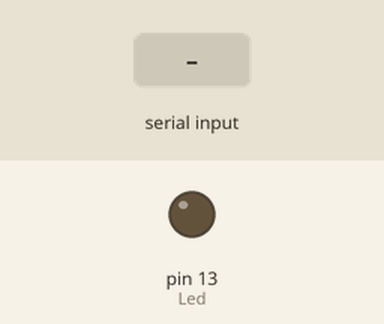
Simulated run of this sketch. Board: Arduino Uno, built with avr-gcc and run on an emulated ATmega328P. Shown: output pins drawn as LEDs (lit = HIGH). The test bench sets the inputs (shaded band).

Above: at 1.2 s.
1.3 s: "o" received over Serial
At 2.1 s:
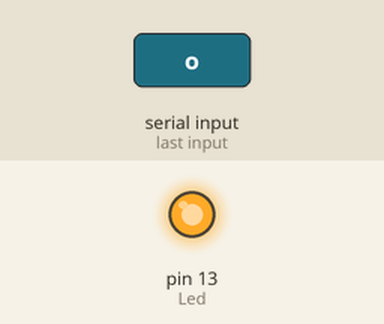
Timing chart, 0 to 7.8 s (numbered marks = the images above; inputs shaded):
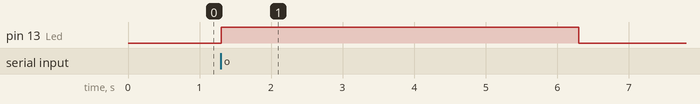

Measured:
- after the input at 1.3 s, pin 13 (Led): LOW → HIGH at once, → LOW 5.0 s later

The sketch:

cashdrawer.ino.ino
```cpp
// Globals
#define Led 13
int dataByte;   //Global to read incomming byte

void setup() {
  // Setup COM
  Serial.begin(9600);
  delay(10);

  // Setup IO
  pinMode(Led, OUTPUT);

}

void loop() {
  // Wait for incoming serial data:
  if (Serial.available() > 0) {
    // Read the oldest byte in the serial buffer:
    dataByte = Serial.read();

    // Validate the byte
    if (dataByte == 'o') {
      digitalWrite(Led, HIGH);
      delay(5000);
      digitalWrite(Led, LOW);
    }

    if (dataByte == 'c') {
      digitalWrite(Led, HIGH);
      delay(1000);
      digitalWrite(Led, LOW);
    }
  }
}
```
